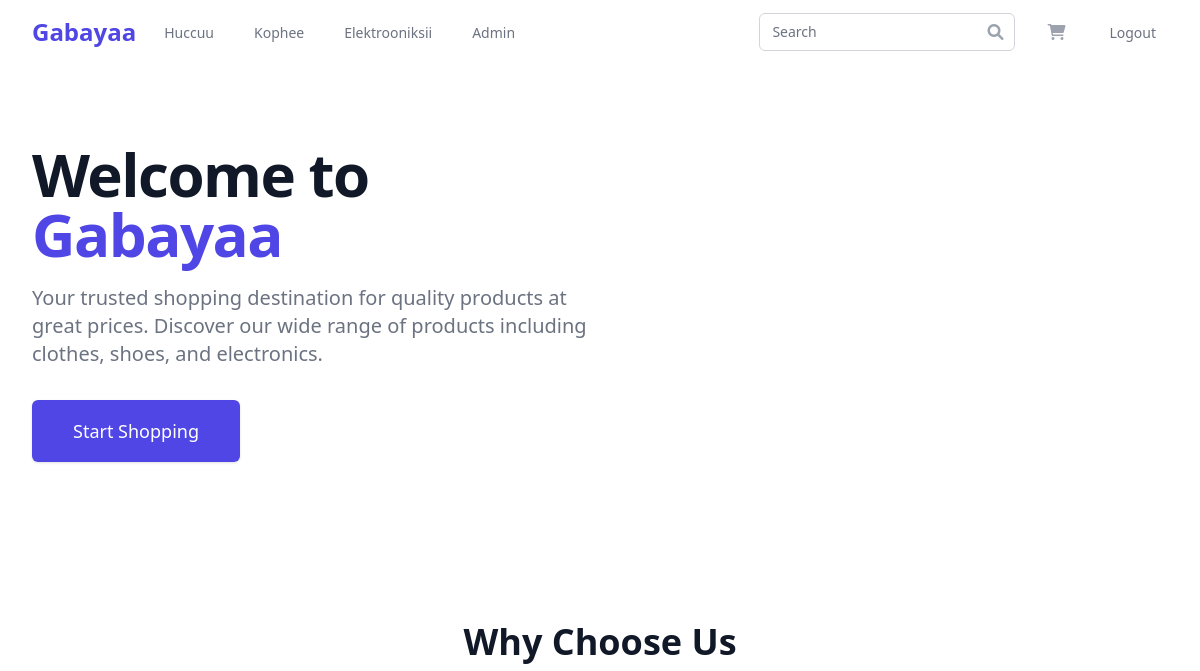
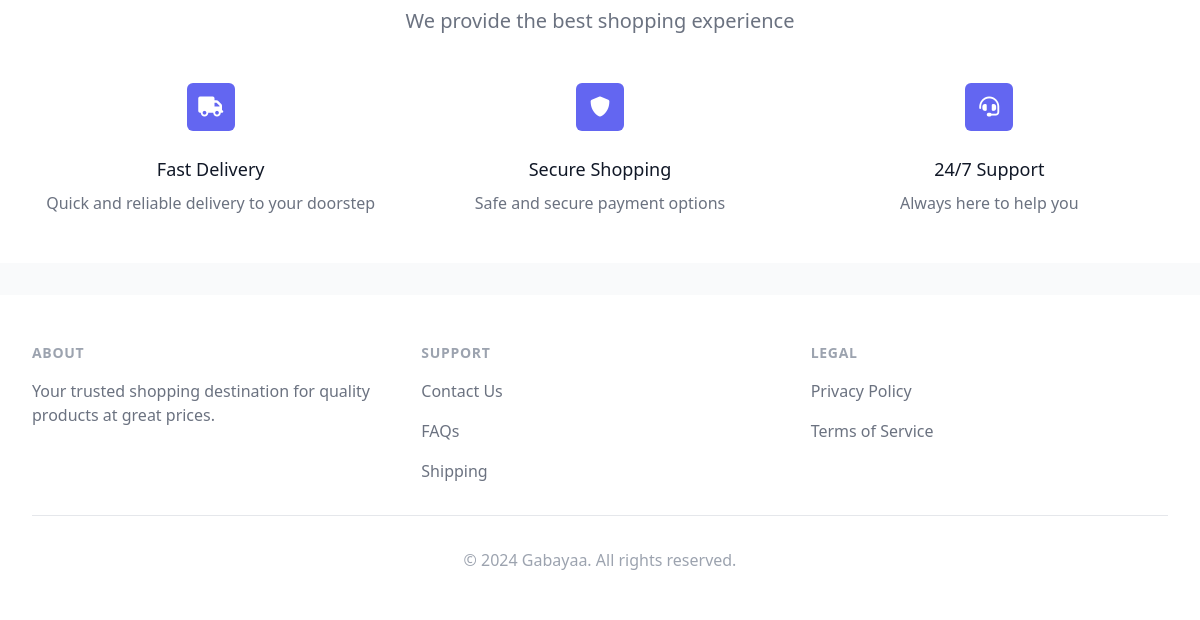
The page / (signed in) on the database as committed earlier (2 pictures, top to bottom).
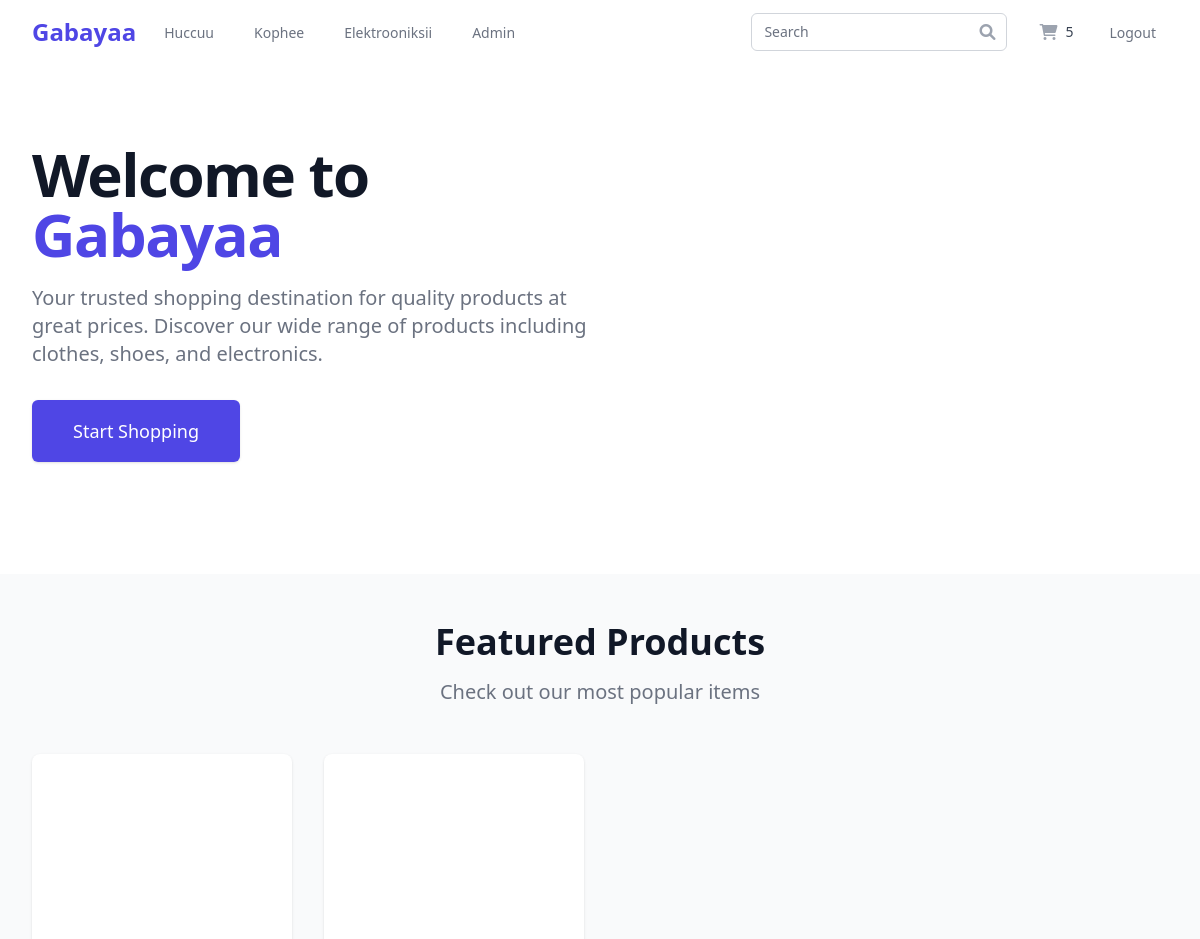
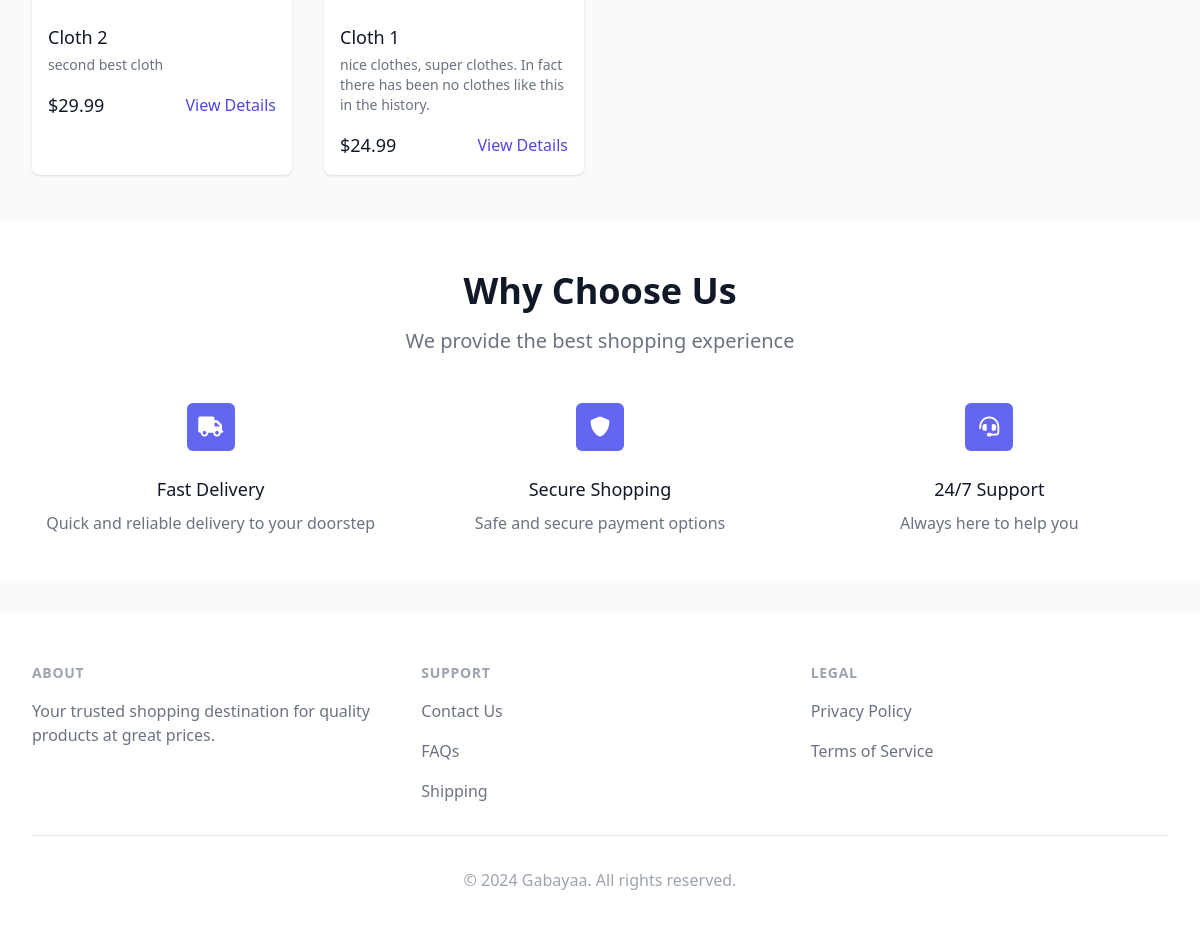
The same page on the database as committed later (2 pictures, top to bottom).
### dukkaana/models.py (models this page shows, shortened)
class Cart(models.Model):
    id = models.UUIDField(primary_key=True, default=uuid.uuid4, editable=False)
    user = models.ForeignKey(
        Customer,
        on_delete=models.CASCADE,
        related_name='carts',
        verbose_name=_('user'),
        blank=True,
        null=True,
    )
    session_key = models.CharField(
        max_length=40, null=True, blank=True, db_index=True)
    created_at = models.DateTimeField(_('created at'), auto_now_add=True)
    updated_at = models.DateTimeField(_('updated at'), auto_now=True)
    total_items = models.PositiveIntegerField(_('total items'), default=0)
    transaction_fee = models.DecimalField(
        _('transaction fee'),
        max_digits=10,
        decimal_places=2,
        default=0.00
    )
    total_price = models.DecimalField(
        _('total price'),
        max_digits=10,
        decimal_places=2,
        default=0.00
    )
    promo_code = models.ForeignKey(
        'PromoCode',
        on_delete=models.SET_NULL,
        null=True,
        blank=True,
        related_name='carts',
        verbose_name=_('promo code')
    )
    class Meta:
        verbose_name = _('cart')
        verbose_name_plural = _('carts')
        ordering = ['-created_at']

class Product(models.Model):
    CATEGORY_CHOICES = (
        ('Huccuu', _('Huccuu')),
        ('Kophee', _('Kophee')),
        ('Electrooniksii', _('Electrooniksii')),
    )
    id = models.UUIDField(primary_key=True, default=uuid.uuid4, editable=False)
    category = models.CharField(
        _('category'),
        max_length=20,
        choices=CATEGORY_CHOICES,
        default='Huccuu'
    )
    name = models.CharField(_('name'), max_length=200, default='no name')
    slug = models.SlugField(_('slug'), max_length=200,
                            unique=True, default='no-name')
    price = models.DecimalField(
        _('price'),
        max_digits=10,
        decimal_places=2,
        validators=[MinValueValidator(Decimal('0.01'))],
        default=0.00
    )
    quantity = models.PositiveIntegerField(
        _('quantity'),
        default=1,
        validators=[MinValueValidator(1)]
    )
    description = models.TextField(_('description'), blank=True)
    features = models.TextField(_('features'), blank=True)
    specifications = models.JSONField(
        _('specifications'), default=dict, blank=True)
    is_active = models.BooleanField(_('active'), default=True)
    created_at = models.DateTimeField(_('created at'), auto_now_add=True)
    updated_at = models.DateTimeField(_('updated at'), auto_now=True)
    rating = models.DecimalField(
        _('rating'),
        max_digits=3,
        decimal_places=2,
        default=0.00,
        validators=[MinValueValidator(0), MaxValueValidator(5)]
    )
    review_count = models.PositiveIntegerField(_('review count'), default=0)
    class Meta:
        verbose_name = _('product')
        verbose_name_plural = _('products')
        ordering = ['-created_at']
        indexes = [
            models.Index(fields=['category']),
            models.Index(fields=['name']),
            models.Index(fields=['price']),
            models.Index(fields=['rating']),
        ]

### dukkaana/views/product_views.py (the view)
# urls.py: path('', product_views.home, name='home'),
def home(request):
    try:
        featured_products = Product.objects.filter(
            is_active=True
        ).order_by('-rating', '-created_at')[:8]
        context = {
            'featured_products': featured_products,
        }
        return render(request, 'base.html', context)
    except Exception as e:
        return render(request, 'error.html', {
            'error_message': _('An error occurred while loading the homepage.')
        })

### dukkaana/context_processors.py (called while the page is built, shortened)
def cart_context(request):
    cart = None
    cart_items = []
    total_items = 0
    total_price = 0
    if request.user.is_authenticated:
        try:
            cart = Cart.objects.get(user=request.user)
            cart_items = CartItem.objects.filter(
                cart=cart).select_related('product')
            total_items = sum(item.quantity for item in cart_items)
            total_price = cart.total_price
        except Cart.DoesNotExist:
            pass
    return {
        'cart': cart,
        'cart_items': cart_items,
        'total_items': total_items,
        'total_price': total_price,
    }

### gabayaa/dukkaana/templates/base.html (shortened to what this page needs)
<!DOCTYPE html>
<html lang="en">
  <head>
    <script src="https://cdn.tailwindcss.com"></script>
    <link
      rel="stylesheet"
      href="https://cdnjs.cloudflare.com/ajax/libs/font-awesome/6.0.0/css/all.min.css"
    />
  </head>
  <body class="bg-gray-50 min-h-screen flex flex-col">
    <nav class="bg-white shadow-lg">
      <div class="max-w-7xl mx-auto px-4 sm:px-6 lg:px-8">
        <div class="flex justify-between h-16">
          <div class="flex">
            <div class="flex-shrink-0 flex items-center">
              <a
                href="{% url 'home' %}"
                class="text-2xl font-bold text-indigo-600"
                >Gabayaa</a
              >
            </div>
            <div class="hidden sm:ml-6 sm:flex sm:space-x-8">
              <a
                href="{% url 'cloths' %}"
                class="border-transparent text-gray-500 hover:border-indigo-500 hover:text-indigo-700 inline-flex items-center px-1 pt-1 border-b-2 text-sm font-medium"
              >
                Huccuu
              </a>
              <a
                href="{% url 'shoes' %}"
                class="border-transparent text-gray-500 hover:border-indigo-500 hover:text-indigo-700 inline-flex items-center px-1 pt-1 border-b-2 text-sm font-medium"
              >
                Kophee
              </a>
              <a
                href="{% url 'electronics' %}"
                class="border-transparent text-gray-500 hover:border-indigo-500 hover:text-indigo-700 inline-flex items-center px-1 pt-1 border-b-2 text-sm font-medium"
              >
                Elektrooniksii
              </a>
              {% if user.is_superuser %}
              <a
                href="{% url 'manager' %}"
                class="border-transparent text-gray-500 hover:border-indigo-500 hover:text-indigo-700 inline-flex items-center px-1 pt-1 border-b-2 text-sm font-medium"
              >
                Admin
              </a>
              {% endif %}
            </div>
          </div>
          <div class="flex items-center">
            <form
              action="{% url 'search_results' %}"
              method="GET"
              class="flex-1 flex items-center justify-center px-2 lg:ml-6 lg:justify-end"
            >
              <div class="max-w-lg w-full lg:max-w-xs">
                <div class="relative">
                  <input
                    id="search"
                    name="q"
                    class="block w-full pl-3 pr-10 py-2 border border-gray-300 rounded-md leading-5 bg-white placeholder-gray-500 focus:outline-none focus:placeholder-gray-400 focus:ring-1 focus:ring-indigo-500 focus:border-indigo-500 sm:text-sm"
                    placeholder="Search"
                    type="search"
                  />
                  <div
                    class="absolute inset-y-0 right-0 pr-3 flex items-center pointer-events-none"
                  >
                  </div>
                </div>
              </div>
            </form>
            <div class="ml-4 flow-root lg:ml-6">
              <a
                href="{% url 'cart' %}"
                class="group -m-2 p-2 flex items-center"
              >
                <i
                  class="fas fa-shopping-cart text-gray-400 group-hover:text-gray-500"
                ></i>
                <span
                  class="ml-2 text-sm font-medium text-gray-700 group-hover:text-gray-800"
                  >{{ cart.total_items }}</span
                >
              </a>
            </div>
            {% if user.is_authenticated %}
            <div class="ml-4 flow-root lg:ml-6">
              <a
                href="{% url 'logout_customer' %}"
                class="text-gray-500 hover:text-gray-700 px-3 py-2 rounded-md text-sm font-medium"
                >Logout</a
              >
            </div>
            {% endif %}
          </div>
        </div>
      </div>
    </nav>
    <main class="flex-grow">
       {% block content %}
      <div class="relative bg-white overflow-hidden">
        <div class="max-w-7xl mx-auto">
          <div
            class="relative z-10 pb-8 bg-white sm:pb-16 md:pb-20 lg:max-w-2xl lg:w-full lg:pb-28 xl:pb-32"
          >
            <main
              class="mt-10 mx-auto max-w-7xl px-4 sm:mt-12 sm:px-6 md:mt-16 lg:mt-20 lg:px-8 xl:mt-28"
            >
              <div class="sm:text-center lg:text-left">
                <h1
                  class="text-4xl tracking-tight font-extrabold text-gray-900 sm:text-5xl md:text-6xl"
                >
                  <span class="block xl:inline">Welcome to</span>
                  <span class="block text-indigo-600 xl:inline"> Gabayaa</span>
                </h1>
                <p
                  class="mt-3 text-base text-gray-500 sm:mt-5 sm:text-lg sm:max-w-xl sm:mx-auto md:mt-5 md:text-xl lg:mx-0"
                >
                  Your trusted shopping destination for quality products at
                  great prices. Discover our wide range of products including
                  clothes, shoes, and electronics.
                </p>
                <div
                  class="mt-5 sm:mt-8 sm:flex sm:justify-center lg:justify-start"
                >
                  <div class="rounded-md shadow">
                    <a
                      href="{% url 'cloths' %}"
                      class="w-full flex items-center justify-center px-8 py-3 border border-transparent text-base font-medium rounded-md text-white bg-indigo-600 hover:bg-indigo-700 md:py-4 md:text-lg md:px-10"
                    >
                      Start Shopping
                    </a>
                  </div>
                </div>
              </div>
            </main>
          </div>
        </div>
      </div>
      {% if featured_products %}
      <div class="bg-gray-50 py-12">
        <div class="max-w-7xl mx-auto px-4 sm:px-6 lg:px-8">
          <div class="text-center">
            <h2 class="text-3xl font-extrabold text-gray-900 sm:text-4xl">
              Featured Products
            </h2>
            <p class="mt-3 max-w-2xl mx-auto text-xl text-gray-500 sm:mt-4">
              Check out our most popular items
            </p>
          </div>
          <div
            class="mt-12 grid gap-8 grid-cols-1 sm:grid-cols-2 lg:grid-cols-4"
          >
            {% for product in featured_products %}
            <div class="bg-white overflow-hidden shadow rounded-lg">
              <div class="relative pb-48">
              </div>
              <div class="p-4">
                <h3 class="text-lg font-medium text-gray-900">
                  {{ product.name }}
                </h3>
                <p class="mt-1 text-sm text-gray-500">
                  {{ product.description|truncatewords:20 }}
                </p>
                <div class="mt-4 flex items-center justify-between">
                  <span class="text-lg font-medium text-gray-900"
                    >${{ product.price }}</span
                  >
                  <a
                    href="{% url 'product_info' product.category product.id %}"
                    class="text-indigo-600 hover:text-indigo-500"
                    >View Details</a
                  >
                </div>
              </div>
            </div>
            {% endfor %}
          </div>
        </div>
      </div>
      {% endif %}
      <div class="bg-white py-12">
        <div class="max-w-7xl mx-auto px-4 sm:px-6 lg:px-8">
          <div class="text-center">
            <h2 class="text-3xl font-extrabold text-gray-900 sm:text-4xl">
              Why Choose Us
            </h2>
            <p class="mt-3 max-w-2xl mx-auto text-xl text-gray-500 sm:mt-4">
              We provide the best shopping experience
            </p>
          </div>
          <div
            class="mt-12 grid gap-8 grid-cols-1 sm:grid-cols-2 lg:grid-cols-3"
          >
            <div class="text-center">
              <div
                class="flex items-center justify-center h-12 w-12 rounded-md bg-indigo-500 text-white mx-auto"
              >
                <i class="fas fa-truck text-xl"></i>
              </div>
              <h3 class="mt-6 text-lg font-medium text-gray-900">
                Fast Delivery
              </h3>
              <p class="mt-2 text-base text-gray-500">
                Quick and reliable delivery to your doorstep
              </p>
            </div>
            <div class="text-center">
              <div
                class="flex items-center justify-center h-12 w-12 rounded-md bg-indigo-500 text-white mx-auto"
              >
                <i class="fas fa-shield-alt text-xl"></i>
              </div>
              <h3 class="mt-6 text-lg font-medium text-gray-900">
                Secure Shopping
              </h3>
              <p class="mt-2 text-base text-gray-500">
                Safe and secure payment options
              </p>
            </div>
            <div class="text-center">
              <div
                class="flex items-center justify-center h-12 w-12 rounded-md bg-indigo-500 text-white mx-auto"
              >
                <i class="fas fa-headset text-xl"></i>
              </div>
              <h3 class="mt-6 text-lg font-medium text-gray-900">
                24/7 Support
              </h3>
              <p class="mt-2 text-base text-gray-500">
                Always here to help you
              </p>
            </div>
          </div>
        </div>
      </div>
      {% endblock %}
    </main>
    <footer class="bg-white mt-8">
      <div class="max-w-7xl mx-auto py-12 px-4 sm:px-6 lg:px-8">
        <div class="grid grid-cols-1 md:grid-cols-3 gap-8">
          <div>
            <h3
              class="text-sm font-semibold text-gray-400 tracking-wider uppercase"
            >
              About
            </h3>
            <p class="mt-4 text-base text-gray-500">
              Your trusted shopping destination for quality products at great
              prices.
            </p>
          </div>
          <div>
            <h3
              class="text-sm font-semibold text-gray-400 tracking-wider uppercase"
            >
              Support
            </h3>
            <ul class="mt-4 space-y-4">
              <li>
                <a href="#" class="text-base text-gray-500 hover:text-gray-900"
                  >Contact Us</a
                >
              </li>
              <li>
                <a href="#" class="text-base text-gray-500 hover:text-gray-900"
                  >FAQs</a
                >
              </li>
              <li>
                <a href="#" class="text-base text-gray-500 hover:text-gray-900"
                  >Shipping</a
                >
              </li>
            </ul>
          </div>
          <div>
            <h3
              class="text-sm font-semibold text-gray-400 tracking-wider uppercase"
            >
              Legal
            </h3>
            <ul class="mt-4 space-y-4">
              <li>
                <a href="#" class="text-base text-gray-500 hover:text-gray-900"
                  >Privacy Policy</a
                >
              </li>
              <li>
                <a href="#" class="text-base text-gray-500 hover:text-gray-900"
                  >Terms of Service</a
                >
              </li>
            </ul>
          </div>
        </div>
        <div class="mt-8 border-t border-gray-200 pt-8">
          <p class="text-base text-gray-400 text-center">
            &copy; 2024 Gabayaa. All rights reserved.
          </p>
        </div>
      </div>
    </footer>
  </body>
</html>

Rows that differ between the two databases and show on the page:
added Cart: total_items "5"
added Product: name "Cloth 2", description "second best cloth", price "29.99"
added Product: name "Cloth 1", description "nice clothes, super clothes. In fact there has been no clothes like this in the history.", price "24.99"
Other text that changed with them:
text now shown: "Featured Products Check out our most popular items"
